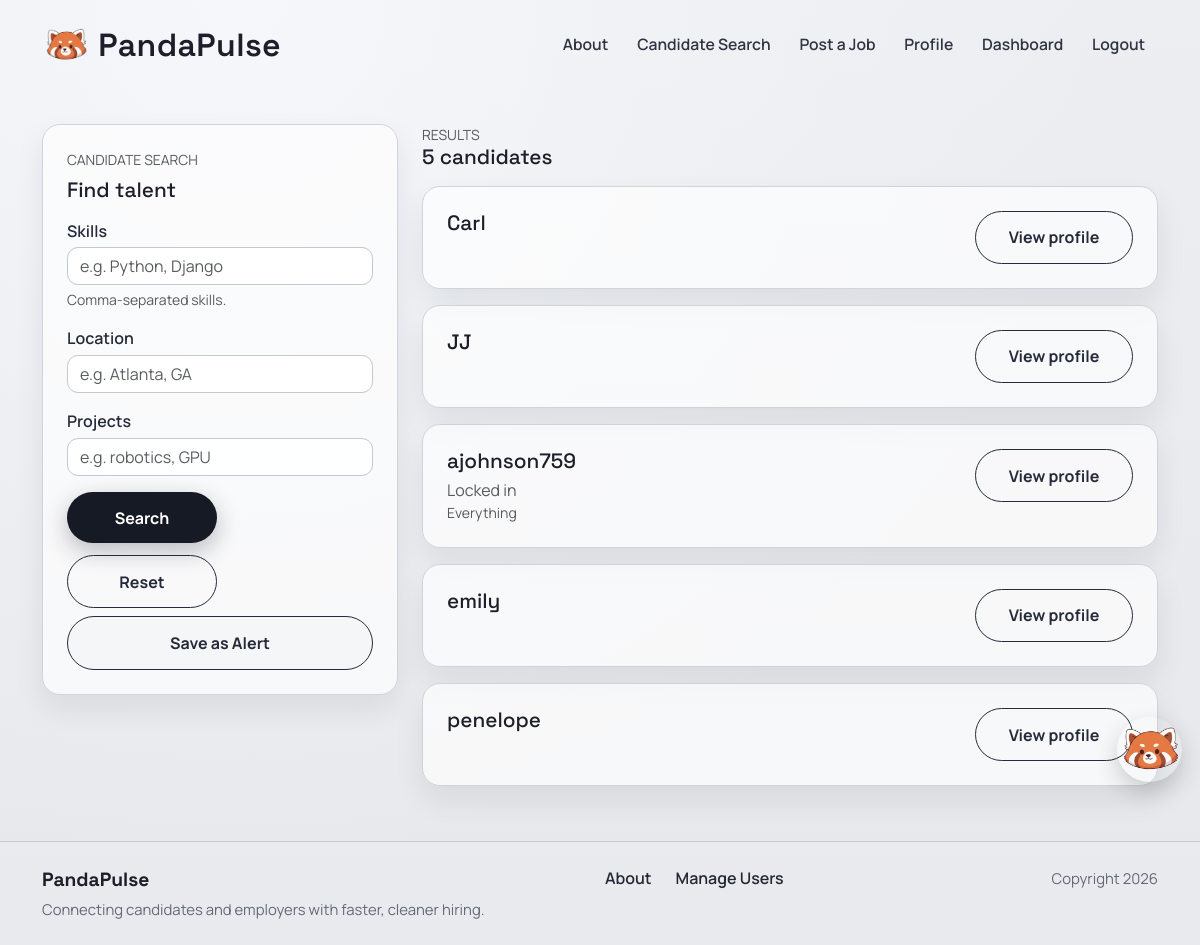
The app's page /accounts/candidates/ (signed in), older data.
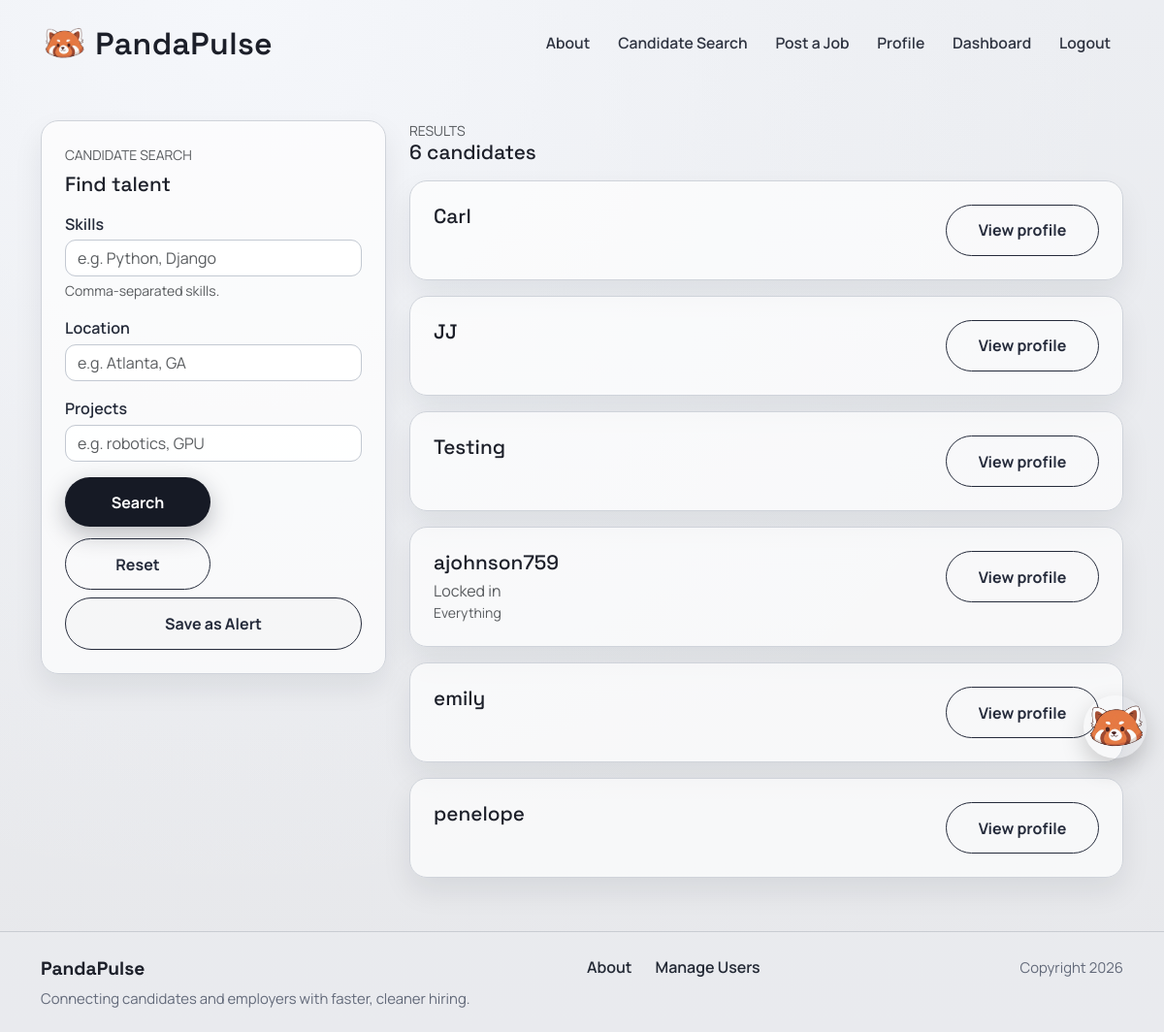
The same page, newer data.
### accounts/models.py (models this page shows, shortened)
class Profile(models.Model):
    class AccountType(models.TextChoices):
        APPLICANT = "APPLICANT", "Job Applicant"
        EMPLOYER = "EMPLOYER", "Employer"
    user = models.OneToOneField(settings.AUTH_USER_MODEL, on_delete=models.CASCADE, related_name="profile")
    account_type = models.CharField(
        max_length=20,
        choices=AccountType.choices,
        default=AccountType.APPLICANT
    )
    profile_picture = models.ImageField(
        upload_to="profile_pics/",
        blank=True,
        null=True
    )
    headline = models.CharField(max_length=120, blank=True)
    skills = models.CharField(max_length=300, blank=True)
    education = models.TextField(blank=True)
    work_experience = models.TextField(blank=True)
    location = models.CharField(max_length=120, blank=True)
    projects = models.TextField(blank=True)
    company_name = models.CharField(max_length=120, blank=True)
    company_website = models.URLField(blank=True)
    company_description = models.TextField(blank=True)
    visible_to_recruiters = models.BooleanField(
        default=True,
        help_text="Allow recruiters to view your profile."
    )
    show_headline = models.BooleanField(default=True)
    show_skills = models.BooleanField(default=True)
    show_education = models.BooleanField(default=True)
    show_work_experience = models.BooleanField(default=True)
    show_links = models.BooleanField(default=True)
    hide_email_from_employers = models.BooleanField(default=False)
    created_at = models.DateTimeField(auto_now_add=True)
    @property
    def location_city_state(self):
        raw = (self.location or "").strip()
        if not raw:
            return ""

### accounts/views.py (the view)
# urls.py: path("candidates/", views.candidate_search, name="accounts.candidate_search"),
@login_required
def candidate_search(request):
    if not _is_employer(request.user):
        return HttpResponseForbidden("Only employers can access candidate search.")
    qs = Profile.objects.filter(
        account_type=Profile.AccountType.APPLICANT,
        visible_to_recruiters=True,
    ).select_related("user").order_by("user__username")
    skills = request.GET.get("skills", "").strip()
    location = request.GET.get("location", "").strip()
    projects = request.GET.get("projects", "").strip()
    if skills:
        for t in [t.strip() for t in skills.split(",") if t.strip()]:
            qs = qs.filter(skills__icontains=t)
    if location:
        qs = qs.filter(location__icontains=location)
    if projects:
        qs = qs.filter(Q(projects__icontains=projects) | Q(headline__icontains=projects))
    return render(
        request,
        "accounts/candidate_search.html",
        {"template_data": {"title": "Candidate Search", "candidates": qs, "filters": {"skills": skills, "location": location, "projects": projects}}},
    )

### accounts/context_processors.py (called while the page is built)
def can_post_job(request):
    if not request.user.is_authenticated:
        return {"can_post_job": False}
    is_employer = Profile.objects.filter(
        user=request.user,
        account_type=Profile.AccountType.EMPLOYER,
    ).exists()
    return {"can_post_job": is_employer}

### accounts/views.py (called while the page is built)
def _is_employer(user):
    return Profile.objects.filter(
        user=user,
        account_type=Profile.AccountType.EMPLOYER,
    ).exists()

### accounts/templates/accounts/candidate_search.html (shortened to what this page needs)
{% extends 'base.html' %}
{% block content %}
<section class="page-shell">
  <div class="container">
    <div class="row g-4">
      <div class="col-lg-4">
        <div class="surface-card">
          <div class="text-uppercase text-muted small mb-2">Candidate search</div>
          <h2 class="surface-title mb-3">Find talent</h2>
          <form method="get" id="searchForm" class="vstack gap-3">
            <div>
              <label class="form-label">Skills</label>
              <input type="text" name="skills" class="form-control" placeholder="e.g. Python, Django" value="{{ template_data.filters.skills }}">
              <div class="form-text">Comma-separated skills.</div>
            </div>
            <div>
              <label class="form-label">Location</label>
              <input type="text" name="location" class="form-control" placeholder="e.g. Atlanta, GA" value="{{ template_data.filters.location }}">
            </div>
            <div>
              <label class="form-label">Projects</label>
              <input type="text" name="projects" class="form-control" placeholder="e.g. robotics, GPU" value="{{ template_data.filters.projects }}">
            </div>
            <div class="vstack gap-2">
              <div class="form-actions">
                <button type="submit" class="primary-btn border-0">Search</button>
                <a href="{% url 'accounts.candidate_search' %}" class="secondary-btn">Reset</a>
              </div>
              <button type="button" id="saveAlertTrigger" class="secondary-btn w-100" data-bs-toggle="modal" data-bs-target="#saveSearchModal">
                Save as Alert
              </button>
            </div>
          </form>
        </div>
      </div>
      <div class="col-lg-8">
        <div class="d-flex align-items-center justify-content-between mb-3">
          <div>
            <div class="text-uppercase text-muted small">Results</div>
            <h3 class="surface-title mb-0">{{ template_data.candidates|length }} candidates</h3>
          </div>
        </div>
        {% if template_data.candidates %}
          <div class="vstack gap-3">
            {% for p in template_data.candidates %}
              <div class="surface-card">
                <div class="d-flex justify-content-between flex-wrap gap-2">
                  <div>
                    <h4 class="surface-title mb-1">{{ p.user.username }}</h4>
                    {% if p.headline %}<div class="text-muted">{{ p.headline }}</div>{% endif %}
                    {% if p.skills %}<div class="small text-muted">{{ p.skills }}</div>{% endif %}
                  </div>
                  <div class="text-end">
                    <a class="secondary-btn" href="{% url 'accounts.public_profile' p.user.username %}">View profile</a>
                  </div>
                </div>
              </div>
            {% endfor %}
          </div>
        {% else %}
          <div class="surface-card p-5 text-center">
            <h4 class="surface-title mb-2">No matching candidates</h4>
            <p class="text-muted mb-0">Try widening your filters.</p>
          </div>
        {% endif %}
      </div>
    </div>
  </div>
</section>
{% endblock content %}

Row changes from the older to the newer data that the page shows:
added Profile: user.username "Testing"
Text that changed along with them:
{{ template_data.candidates|length }}: "5" → "6"
